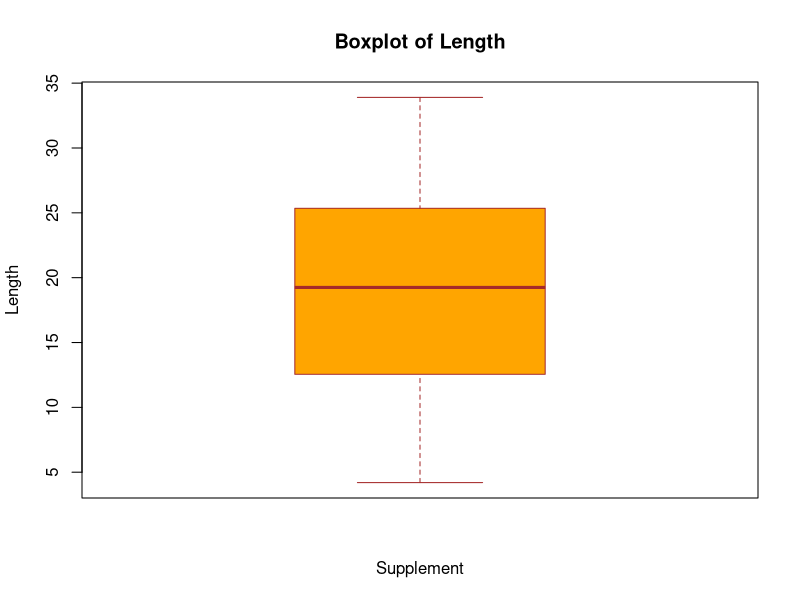
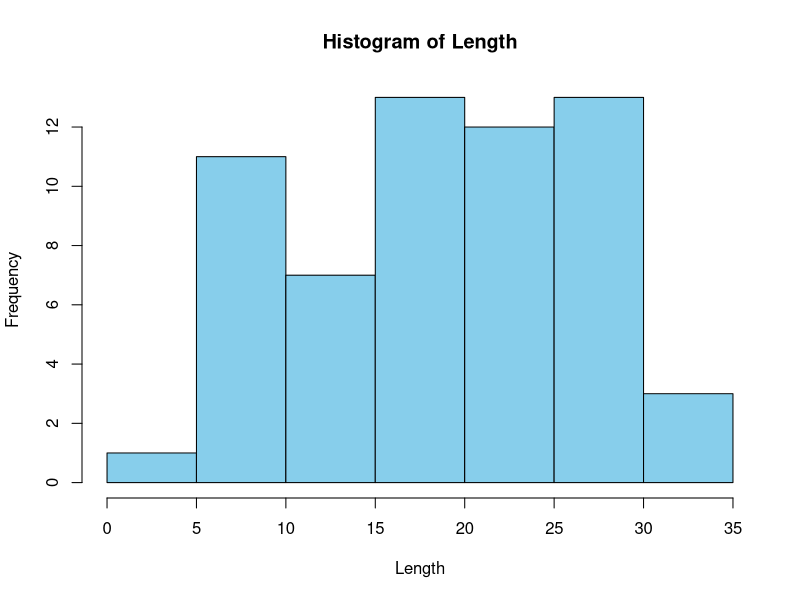
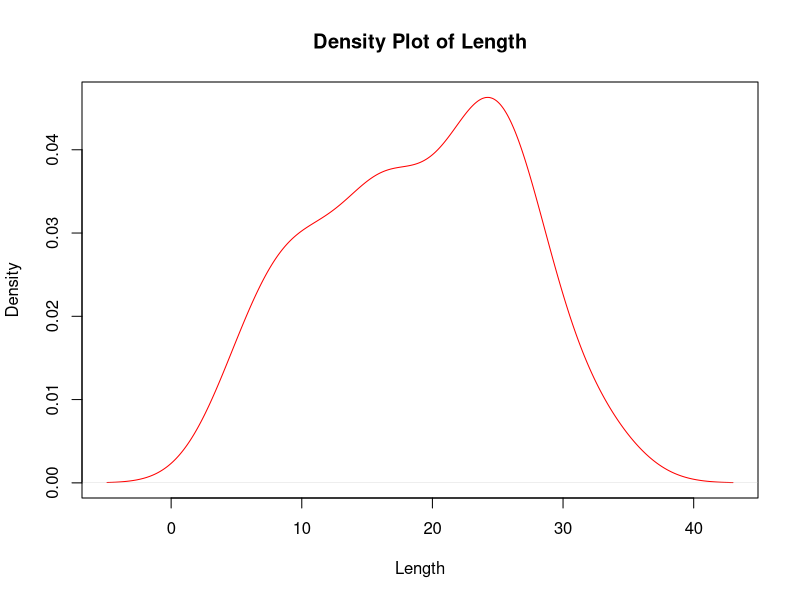
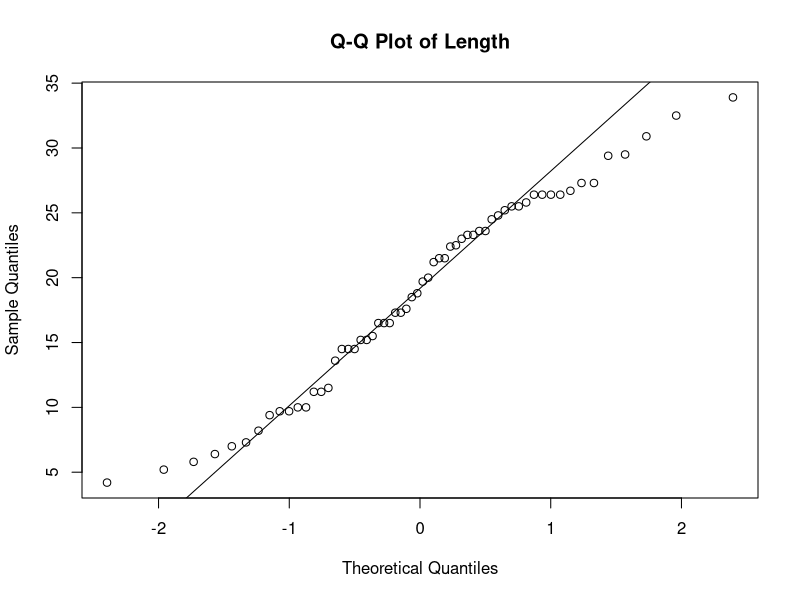
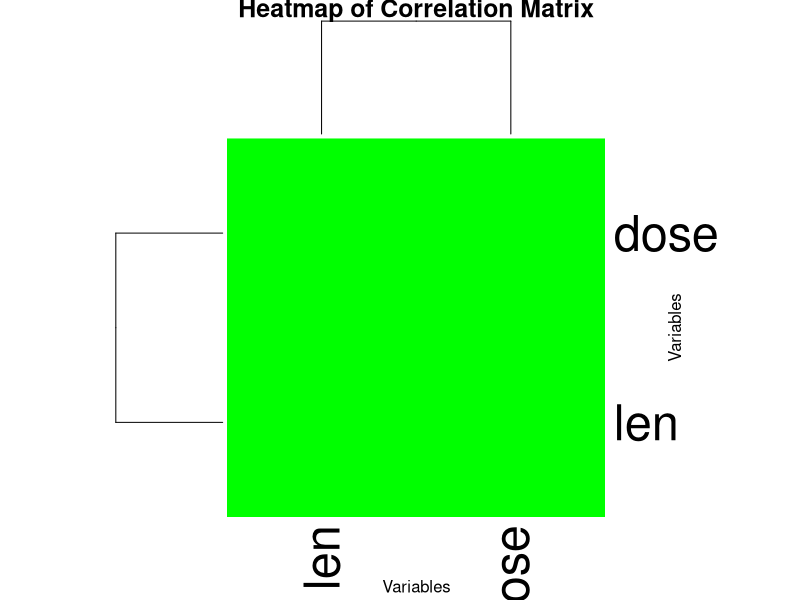

Reproduce these figures in R, in order.
# Loading the ToothGrowth dataset
data(ToothGrowth)

# Printing the structure of the dataset
str(ToothGrowth)

# Displaying the first few rows of the dataset
head(ToothGrowth)

# Basic statistics summary
summary(ToothGrowth)

# Boxplot for the variable 'len'
boxplot(ToothGrowth$len, 
        main="Boxplot of Length", 
        xlab="Supplement", 
        ylab="Length", 
        col=c("orange","green","blue"), 
        border="brown")

# Histogram for the variable 'len'
hist(ToothGrowth$len, 
     main="Histogram of Length", 
     xlab="Length", 
     ylab="Frequency", 
     col="skyblue")

# Density plot for the variable 'len'
plot(density(ToothGrowth$len), 
     main="Density Plot of Length", 
     xlab="Length", 
     ylab="Density", 
     col="red")

# Q-Q plot for checking normality of the variable 'len'
qqnorm(ToothGrowth$len, 
       main="Q-Q Plot of Length")
qqline(ToothGrowth$len)

# Correlation matrix for the dataset
cor_matrix <- cor(ToothGrowth[sapply(ToothGrowth, is.numeric)])
print(cor_matrix)

# Heatmap of the correlation matrix
library(ggplot2)
heatmap(cor_matrix, 
          main="Heatmap of Correlation Matrix", 
          xlab="Variables", 
          ylab="Variables", 
          col="green", 
          dendrogram="row", 
          trace="none")

# ANOVA for checking the effects of the variable 'supp' on the variable 'len'
anova_result <- aov(len ~ supp, data=ToothGrowth)
print(summary(anova_result))

# Tukey's HSD post-hoc test for multiple comparisons
tukey_result <- TukeyHSD(anova_result)
print(tukey_result)